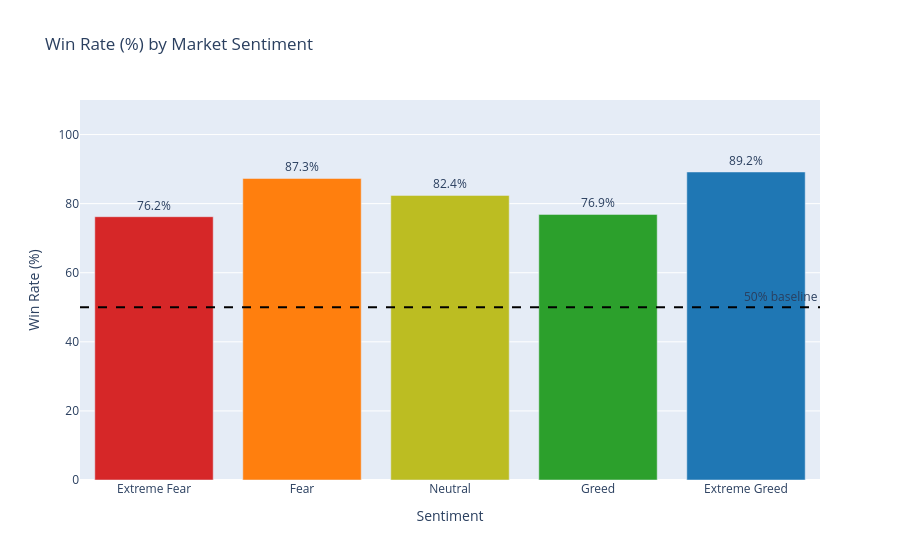

Notebook cell for this chart:
### Markdown cell above
## 2. Win Rate by Sentiment

### Code cell
winrate_by_sent = (
    closed.groupby('sentiment', observed=True)['is_winner']
    .agg(['mean','count'])
    .reindex(sentiment_order)
    .reset_index()
)
winrate_by_sent.columns = ['sentiment','win_rate','n_trades']
winrate_by_sent['win_rate_pct'] = winrate_by_sent['win_rate'] * 100

fig = px.bar(winrate_by_sent, x='sentiment', y='win_rate_pct',
             color='sentiment',
             color_discrete_map=PALETTE,
             title='Win Rate (%) by Market Sentiment',
             labels={'sentiment':'Sentiment','win_rate_pct':'Win Rate (%)'},
             text='win_rate_pct')
fig.update_traces(texttemplate='%{text:.1f}%', textposition='outside')
fig.update_layout(showlegend=False, yaxis_range=[0, 110])
fig.add_hline(y=50, line_dash='dash', line_color='black',
              annotation_text='50% baseline')
fig.show()

print(winrate_by_sent[['sentiment','win_rate_pct','n_trades']].to_string(index=False))

### Figure 1 — Plotly figure (JSON) as saved in the notebook; plotly's stock layout.template omitted (floating-point values rounded to 4 significant figures)
{"data": [{"hovertemplate": "Sentiment=%{x}<br>Win Rate (%)=%{text}<extra></extra>", "legendgroup": "Extreme Fear", "marker": {"color": "#d62728", "pattern": {"shape": ""}}, "name": "Extreme Fear", "orientation": "v", "showlegend": true, "text": [76.22], "textposition": "outside", "texttemplate": "%{text:.1f}%", "type": "bar", "x": ["Extreme Fear"], "xaxis": "x", "y": [76.22], "yaxis": "y"}, {"hovertemplate": "Sentiment=%{x}<br>Win Rate (%)=%{text}<extra></extra>", "legendgroup": "Fear", "marker": {"color": "#ff7f0e", "pattern": {"shape": ""}}, "name": "Fear", "orientation": "v", "showlegend": true, "text": [87.29], "textposition": "outside", "texttemplate": "%{text:.1f}%", "type": "bar", "x": ["Fear"], "xaxis": "x", "y": [87.29], "yaxis": "y"}, {"hovertemplate": "Sentiment=%{x}<br>Win Rate (%)=%{text}<extra></extra>", "legendgroup": "Neutral", "marker": {"color": "#bcbd22", "pattern": {"shape": ""}}, "name": "Neutral", "orientation": "v", "showlegend": true, "text": [82.39], "textposition": "outside", "texttemplate": "%{text:.1f}%", "type": "bar", "x": ["Neutral"], "xaxis": "x", "y": [82.39], "yaxis": "y"}, {"hovertemplate": "Sentiment=%{x}<br>Win Rate (%)=%{text}<extra></extra>", "legendgroup": "Greed", "marker": {"color": "#2ca02c", "pattern": {"shape": ""}}, "name": "Greed", "orientation": "v", "showlegend": true, "text": [76.89], "textposition": "outside", "texttemplate": "%{text:.1f}%", "type": "bar", "x": ["Greed"], "xaxis": "x", "y": [76.89], "yaxis": "y"}, {"hovertemplate": "Sentiment=%{x}<br>Win Rate (%)=%{text}<extra></extra>", "legendgroup": "Extreme Greed", "marker": {"color": "#1f77b4", "pattern": {"shape": ""}}, "name": "Extreme Greed", "orientation": "v", "showlegend": true, "text": [89.17], "textposition": "outside", "texttemplate": "%{text:.1f}%", "type": "bar", "x": ["Extreme Greed"], "xaxis": "x", "y": [89.17], "yaxis": "y"}], "layout": {"annotations": [{"showarrow": false, "text": "50% baseline", "x": 1, "xanchor": "right", "xref": "x domain", "y": 50, "yanchor": "bottom", "yref": "y"}], "barmode": "relative", "legend": {"title": {"text": "Sentiment"}, "tracegroupgap": 0}, "shapes": [{"line": {"color": "black", "dash": "dash"}, "type": "line", "x0": 0, "x1": 1, "xref": "x domain", "y0": 50, "y1": 50, "yref": "y"}], "showlegend": false, "title": {"text": "Win Rate (%) by Market Sentiment"}, "xaxis": {"anchor": "y", "categoryarray": ["Extreme Fear", "Fear", "Neutral", "Greed", "Extreme Greed"], "categoryorder": "array", "domain": [0.0, 1.0], "title": {"text": "Sentiment"}}, "yaxis": {"anchor": "x", "domain": [0.0, 1.0], "range": [0, 110], "title": {"text": "Win Rate (%)"}}}}
